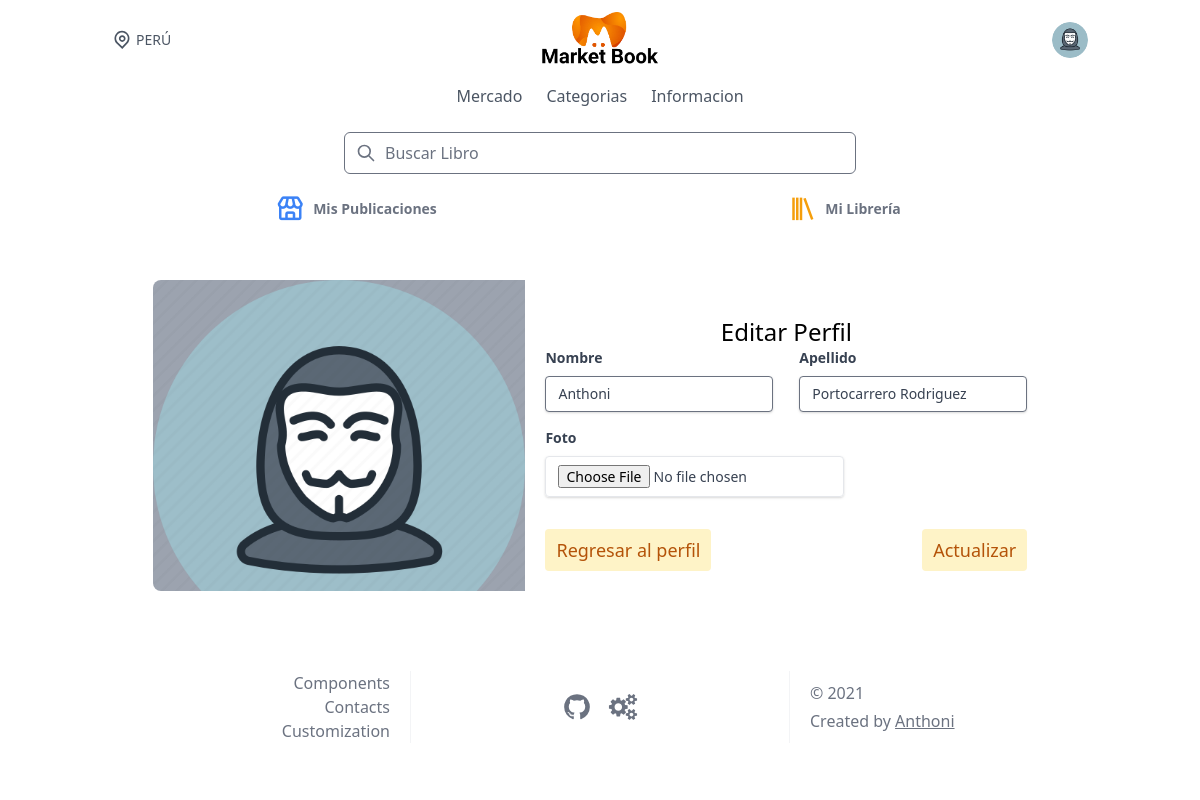
Page /users/profile/edit (signed in) on the committed database.
### accounts/models.py (models this page shows)
class User(AbstractUser):
    stripe_customer_id=models.CharField(max_length=50,null=True, blank=True)
    photo=models.ImageField(default='users/user_default_bg.png',upload_to=user_directory_path_profile)
    created=models.DateTimeField(auto_now_add=True)
    verifield=models.CharField(max_length=10,choices=VERIFICATION_OPTIONS,default='unverified')
    coins  =models.DecimalField(max_digits=19,decimal_places=2,default=0,blank=False)
    date_created =models.DateField(auto_now_add=True)
    def get_produsts_count(self):
        return self.library.products.all().count()
    def get_produsts_count_public(self):
        return self.products.all().count()

### accounts/views.py (the view)
# urls.py: path('profile/edit', EditProfile, name="edit-profile"),
@login_required
def EditProfile(request):
    user =request.user.id
    profile=User.objects.get(id=user)
    user_basic_info=User.objects.get(id=user)
    if request.method == 'POST':
        form=EditProfileForm(request.POST,request.FILES,instance=profile)
        if form.is_valid():
            user_basic_info.first_name=form.cleaned_data.get('first_name')
            user_basic_info.last_name=form.cleaned_data.get('last_name')
            profile.photo=form.cleaned_data.get('photo')
            profile.save()
            user_basic_info.save()
            return redirect('home')
    else:
        form=EditProfileForm(instance=profile)
    context={
        'form':form,
    }
    return render(request, 'pages/users/edit.html', context)

### accounts/forms.py
class EditProfileForm(forms.ModelForm):
    first_name = forms.CharField(widget=forms.TextInput(attrs={
        'class': 'w-full px-3 py-2 text-sm leading-tight text-gray-700 border rounded shadow appearance-none focus:outline-none focus:shadow-outline',
        'placeholder': 'Nombre'
    }), required=False)
    last_name = forms.CharField(
        widget=forms.TextInput(attrs={
            'class': 'w-full px-3 py-2 text-sm leading-tight text-gray-700 border rounded shadow appearance-none focus:outline-none focus:shadow-outline',
            'placeholder': 'Apellido'
        }), required=False
    )
    photo = forms.ImageField(label='Foto de perfil', required=False, widget=forms.FileInput(attrs={
        'class': 'w-full px-3 py-2 text-sm leading-tight text-gray-700 border rounded shadow appearance-none focus:outline-none focus:shadow-outline '
    }))
    class Meta:
        model = User
        fields = ('first_name', 'last_name', 'photo',)

### templates/pages/users/edit.html (shortened to what this page needs)
{% extends 'base.html' %}
{% load static %}
{% block content %}
{% block profile %}
{% include 'components/profile.html'%}
{% endblock profile %}
<div class="container mx-auto">
    <form class="flex justify-center px-6 my-12" method="post" enctype="multipart/form-data">
        <div class="w-full xl:w-3/4 lg:w-11/12 flex">
            <div class="w-full h-auto bg-gray-400 hidden lg:block lg:w-5/12 bg-cover rounded-l-lg"
                style="background-image: url('{{user.photo.url}}')" alt="{{profile.user.username}}"></div>
            <div class="w-full lg:w-7/12 bg-white p-5 rounded-lg lg:rounded-l-none">
                <h3 class="pt-4 text-2xl text-center">Editar Perfil</h3>
                <form class="px-8 pt-6 pb-8 mb-4 bg-white rounded">
                    <div class="mb-4 md:flex md:justify-between">
                        <div class="mb-4 md:mr-2 md:mb-0">
                            <label class="block mb-2 text-sm font-bold text-gray-700" for="firstName">
                                Nombre
                            </label>
                            {{form.first_name}}
                        </div>
                        <div class="md:ml-2">
                            <label class="block mb-2 text-sm font-bold text-gray-700" for="lastName">
                                Apellido
                            </label>
                            {{form.last_name}}
                        </div>
                    </div>
                    <div class="mb-4 md:flex md:justify-between">
                        <div class="mb-4 md:mr-2 md:mb-0">
                            <label class="block mb-2 text-sm font-bold text-gray-700">
                                Foto
                            </label>
                            {{form.photo}}
                        </div>
                    </div>
                    <div class="">
                        <a href="{% url 'home'%}"
                            class="mt-4 inline-flex items-center px-2.5 py-1.5 border border-transparent text-lg font-medium rounded text-yellow-700 dark:bg-dark-second bg-yellow-100 dark:hover:bg-dark-third hover:bg-yellow-200 focus:outline-none focus:ring-2 focus:ring-offset-2  focus:ring-yellow-500">
                            Regresar al perfil </a>
                        <button type="submit"
                            class="mt-4 inline-flex float-right items-center px-2.5 py-1.5 border border-transparent text-lg font-medium rounded text-yellow-700 dark:bg-dark-third bg-yellow-100 dark:hover:bg-dark-third hover:bg-yellow-200 focus:outline-none focus:ring-2 focus:ring-offset-2 focus:ring-yellow-500">
                            Actualizar</button>
                    </div>
                </form>
            </div>
        </div>
    </form>
</div>
{% endblock content %}
{% block footer %}
{% include 'components/footer.html' %}
{% endblock footer %}

### templates/components/navbar.html (shortened to what this page needs)
{% load static %}
{% url 'home' as home %}
<header>
  <div class="container mx-auto px-6 py-3">
    <div class="flex  items-center justify-between">
      <div class="hidden w-full text-gray-600 md:flex md:items-center">
        <span class="mx-1 text-sm">PERÚ</span>
      </div>
      <div class="w-full flex justify-center">
        <a href="{% url 'home' %} " class="flex justify-center">
          <img class="md:h-14 w-auto h-10 l" src="{% static 'images/logo.png' %}" alt="">
        </a>
      </div>
      <div class="flex items-center justify-end w-full">
        {% if user.is_authenticated %}
        <button @click="cartOpen = !cartOpen" class="text-gray-600 focus:outline-none mx-4 sm:mx-0">
          <div class="w-9 h-9 rounded-full overflow-hidden ">
            <img src="{{user.photo.url}}" alt="" class="w-full h-full object-cover ">
          </div>
        </button>
        {% endif %}
      </div>
    </div>
    <nav :class="isOpen ? '' : 'hidden'" class="sm:flex sm:justify-center sm:items-center mt-4">
      <div class="flex flex-col sm:flex-row">
        <a class="mt-3 text-gray-600 hover:underline sm:mx-3 sm:mt-0" href=" {% url 'home' %}">Mercado</a>
        <a class="mt-3 text-gray-600 hover:underline sm:mx-3 sm:mt-0"
          href="{% url 'marketplace:category' %} ">Categorias</a>
        <a class="mt-3 text-gray-600 hover:underline sm:mx-3 sm:mt-0" href="#">Informacion</a>
      </div>
    </nav>
    <div class="relative mt-6 max-w-lg mx-auto">
      <span class="absolute inset-y-0 left-0 pl-3 flex items-center">
        <svg class="h-5 w-5 text-gray-500" viewBox="0 0 24 24" fill="none">
          <path
            d="M21 21L15 15M17 10C17 13.866 13.866 17 10 17C6.13401 17 3 13.866 3 10C3 6.13401 6.13401 3 10 3C13.866 3 17 6.13401 17 10Z"
            stroke="currentColor" stroke-width="2" stroke-linecap="round" stroke-linejoin="round" />
        </svg>
      </span>
      <input
        class="w-full border rounded-md pl-10 pr-4 py-2 focus:border-blue-500 focus:outline-none focus:shadow-outline"
        type="text" placeholder="Buscar Libro">
    </div>
  </div>
</header>
{% if user.is_authenticated %}
<div class=" flex container mx-auto px-6">
  <a href="{% url 'product-list' %}"
    class="w-1/2 flex space-x-2 justify-center items-center hover:bg-gray-100 dark:hover:bg-dark-third text-xl sm:text-3xl py-2 rounded-lg cursor-pointer text-blue-500">
    <i class='bx bx-store'></i>
    <span class="text-xs sm:text-sm font-semibold text-gray-500 dark:text-dark-txt">Mis Publicaciones</span>
  </a>
  <a href="{% url 'library' user.username %}"
    class="w-1/2 flex space-x-2 justify-center items-center hover:bg-gray-100 dark:hover:bg-dark-third text-xl sm:text-3xl py-2 rounded-lg cursor-pointer text-yellow-500">
    <i class='bx bx-library'></i>
    <span class="text-xs sm:text-sm font-semibold text-gray-500 dark:text-dark-txt">Mi Librería</span>
  </a>
</div>
{% endif %}

### rows in the picture
User: photo (placeholder picture), first_name "Anthoni", last_name "Portocarrero Rodriguez"
